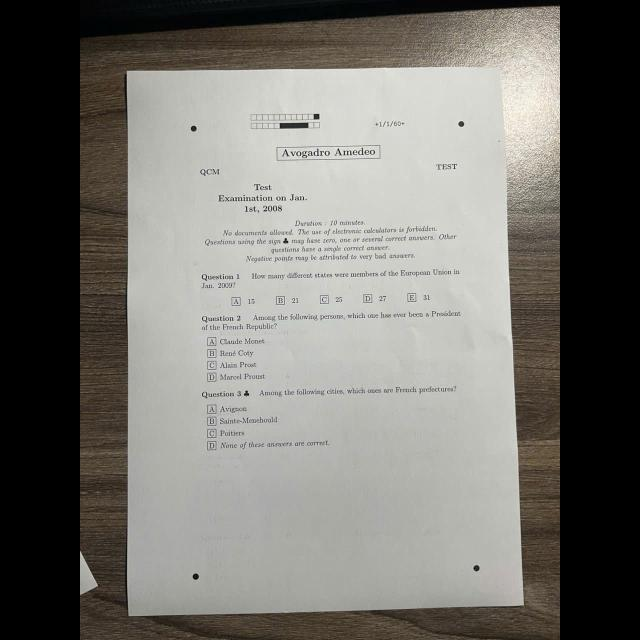
#> input picture LLM_CV_Models/AMC-WEB-APP.v1-2026-8-19-.yolov8(1)/test/images/1787071945729_207076371774276261_4364565641381409256_b87f6f353a0edbbbba292759f32d63a5_jpg.rf.b3c57fd667118b13c06a68ac97f1df2d.jpg, 640 x 640 px
$ python -i cs_image_preprocessing.py   (imports and definitions only)
#> lines starting #> are read from the running program, lines starting #| are printed output that depends on the picture; after the words box and inside, x2 and y2 are one past the last pixel; in counts of white or black regions, pixels touching at a corner belong together
#> further down, picture is the input picture: shape (640, 640, 3); mean B, G, R 109.9, 115.2, 116.9
import cv2 as cv
import numpy as np
import os
import time


def image_transform(img: np.array, markers_coordinates: list[list[float]]) -> np.array:
    # Đọc ảnh đầu vào
    standard_width = 1240
    standard_height = 1754
    padding = 60

    dst_pts = np.float32([
        [padding, padding],
        [standard_width - padding, padding],
        [standard_width - padding, standard_height - padding],
        [padding, standard_height - padding]
    ])

    M = cv.getPerspectiveTransform(np.array(markers_coordinates), dst_pts)
    warped = cv.warpPerspective(img, M, (standard_width, standard_height), borderMode=cv.BORDER_CONSTANT, borderValue=(255, 255, 255))
    return warped

def image_thresholding(img: np.array) -> np.array:
    gray_img = cv.cvtColor(img, cv.COLOR_BGR2GRAY)
    gray_img = cv.GaussianBlur(gray_img, (5, 5), 0)

    thresh = cv.adaptiveThreshold(gray_img, 255, cv.ADAPTIVE_THRESH_GAUSSIAN_C, cv.THRESH_BINARY, 11, 2)
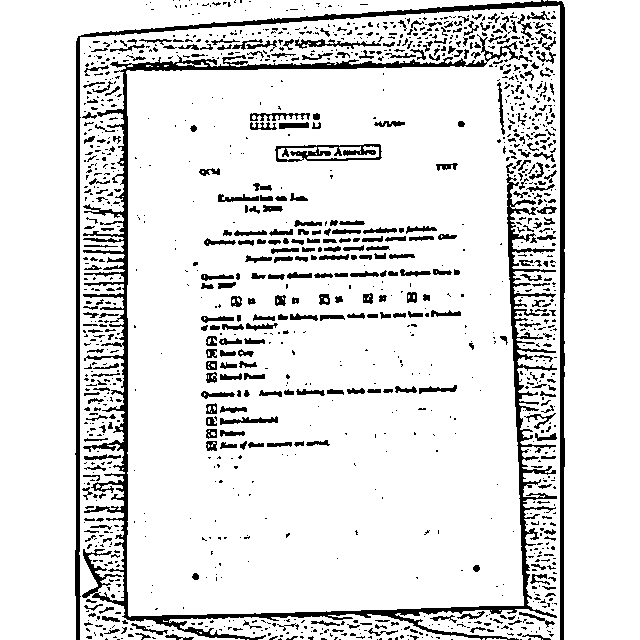
#> thresh: shape (640, 640); 88.3% white; 1333 black regions (981 under 20 px), largest, box (x1, y1, x2, y2) and area: (82, 34, 557, 640) 14656, (75, 0, 565, 640) 7465, (275, 144, 382, 162) 910

    return thresh

def store_scans(img_list: list[np.array], scans_dir: str):
    img_list_copy = img_list.copy()
    if len(img_list) == 0:
        print("No image to store!")
        return
    batch_id = int(time.time())


    for idx, img in enumerate(img_list_copy):
        filename = f"scan_{batch_id}_{idx+1}.png"
        output_path = os.path.join(scans_dir, filename)

        success = cv.imwrite(output_path, img)
        if success:
            print(f"Saved successfully: {output_path}")
        else:
            print(f"Failed to save: {output_path}")


>>> import cv2
>>> picture = cv2.imread('../LLM_CV_Models/AMC-WEB-APP.v1-2026-8-19-.yolov8(1)/test/images/1787071945729_207076371774276261_4364565641381409256_b87f6f353a0edbbbba292759f32d63a5_jpg.rf.b3c57fd667118b13c06a68ac97f1df2d.jpg')
>>> result = image_thresholding(picture)

$ run again, on LLM_CV_Models/AMC-WEB-APP.v1-2026-8-19-.yolov8(1)/test/images/1787071946095_207076371774276261_4364565641381409256_5a89c6933bb614d32466e9f43114fd9c_jpg.rf.93207f5cfbeb3fe5128399fa7b209c06.jpg
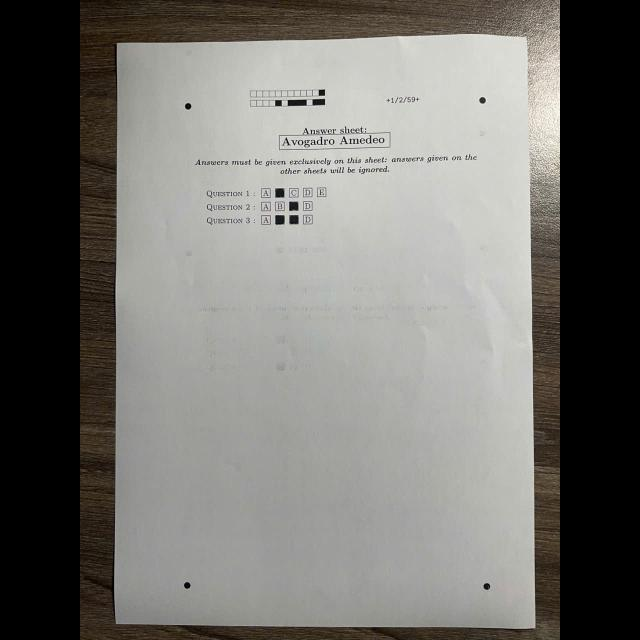
#> input picture LLM_CV_Models/AMC-WEB-APP.v1-2026-8-19-.yolov8(1)/test/images/1787071946095_207076371774276261_4364565641381409256_5a89c6933bb614d32466e9f43114fd9c_jpg.rf.93207f5cfbeb3fe5128399fa7b209c06.jpg, 640 x 640 px
#> picture is the input picture: shape (640, 640, 3); mean B, G, R 111.3, 115.6, 116.9
#> in image_thresholding, `thresh = cv.adaptiveThreshold(gray_img, 255, cv.ADAPTIVE_THRESH_GAUSSI..`:
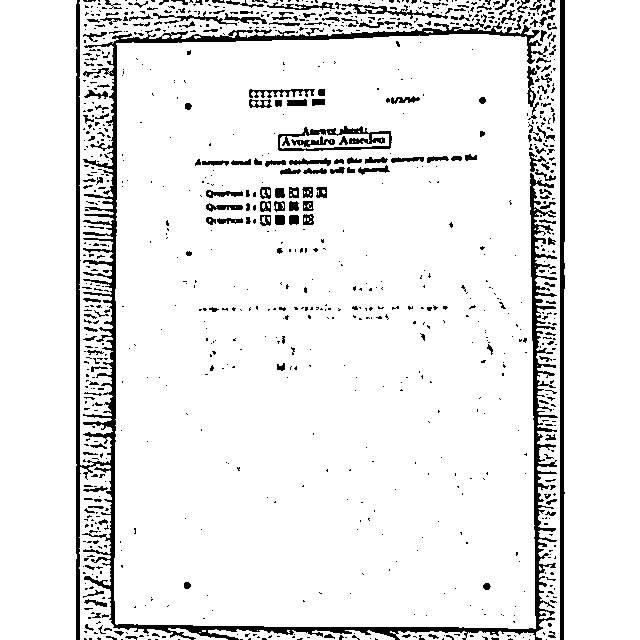
#> thresh: shape (640, 640); 91.5% white; 1000 black regions (814 under 20 px), largest, box (x1, y1, x2, y2) and area: (76, 0, 558, 640) 16164, (560, 0, 565, 640) 2824, (278, 126, 392, 151) 1005

$ run again, on LLM_CV_Models/AMC-WEB-APP.v1-2026-8-19-.yolov8(1)/test/images/1787071948484_207076371774276261_4364565641381409256_955f6ce5012e495d6ebef53926c80107_jpg.rf.a615f0aaf4b592ba9019fa164e268cb4.jpg
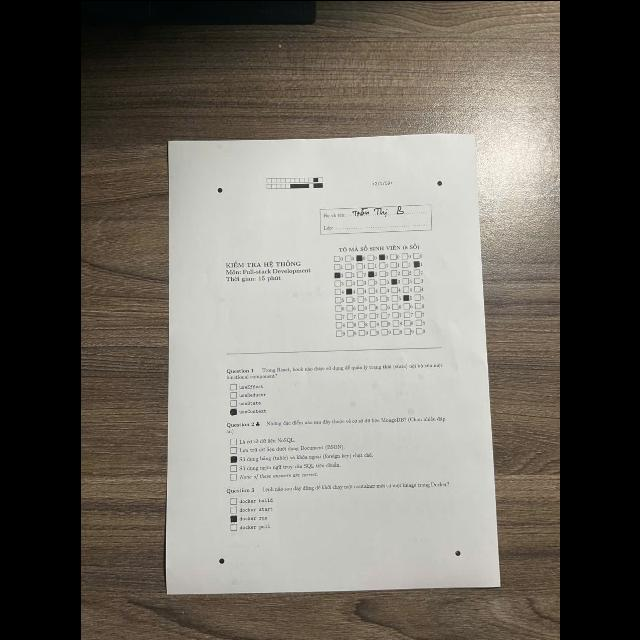
#> input picture LLM_CV_Models/AMC-WEB-APP.v1-2026-8-19-.yolov8(1)/test/images/1787071948484_207076371774276261_4364565641381409256_955f6ce5012e495d6ebef53926c80107_jpg.rf.a615f0aaf4b592ba9019fa164e268cb4.jpg, 640 x 640 px
#> picture is the input picture: shape (640, 640, 3); mean B, G, R 99.4, 106.8, 111.3
#> in image_thresholding, `gray_img = cv.cvtColor(img, cv.COLOR_BGR2GRAY)`:
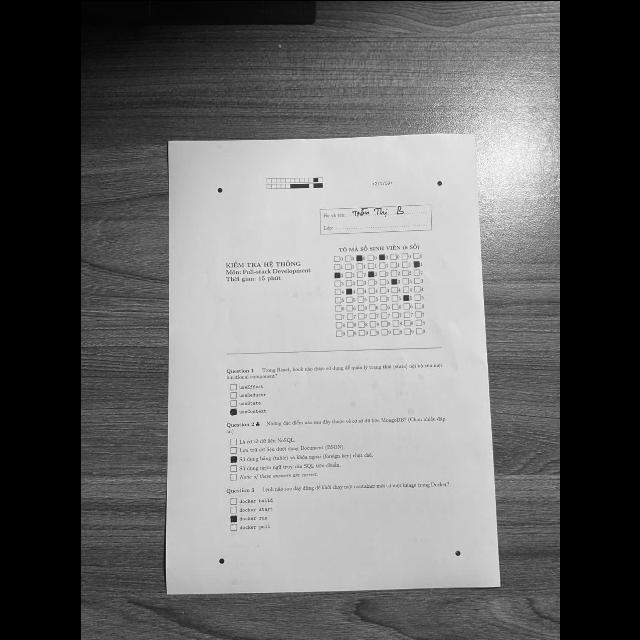
#> gray_img: shape (640, 640); min 0, max 254, mean 107.3
#> in image_thresholding, `thresh = cv.adaptiveThreshold(gray_img, 255, cv.ADAPTIVE_THRESH_GAUSSI..`:
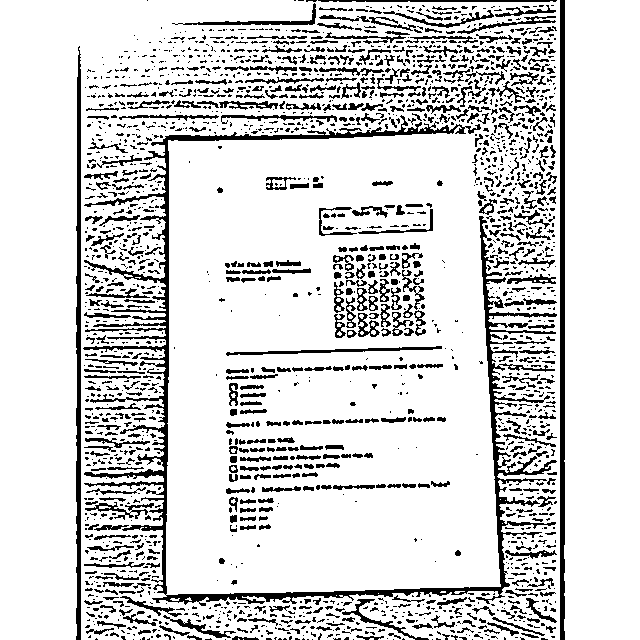
#> thresh: shape (640, 640); 84.2% white; 2113 black regions (1496 under 20 px), largest, box (x1, y1, x2, y2) and area: (83, 115, 557, 606) 13251, (560, 0, 565, 640) 3161, (76, 46, 81, 640) 2482

$ run again, on LLM_CV_Models/AMC-WEB-APP.v1-2026-8-19-.yolov8(1)/test/images/1787071948849_207076371774276261_4364565641381409256_1283d7c8d523d45ead867350da8fd96c_jpg.rf.3186902afc75494d437c019268c4bc7e.jpg
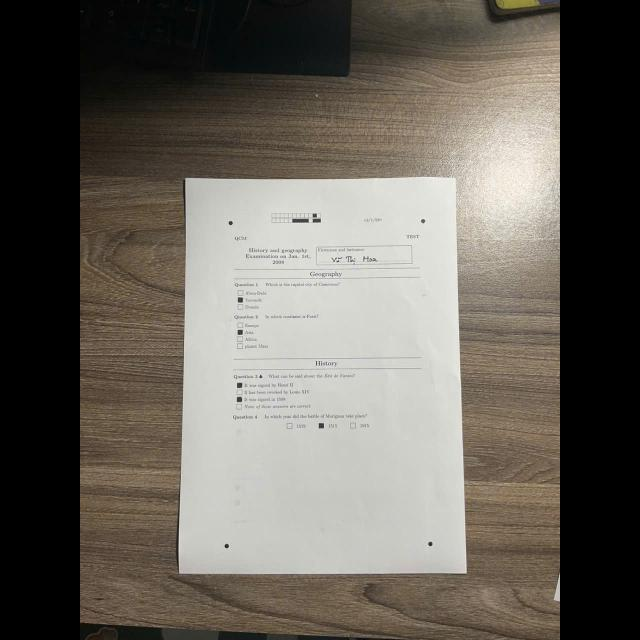
#> input picture LLM_CV_Models/AMC-WEB-APP.v1-2026-8-19-.yolov8(1)/test/images/1787071948849_207076371774276261_4364565641381409256_1283d7c8d523d45ead867350da8fd96c_jpg.rf.3186902afc75494d437c019268c4bc7e.jpg, 640 x 640 px
#> picture is the input picture: shape (640, 640, 3); mean B, G, R 91.3, 99.3, 104.3
#> in image_thresholding, `gray_img = cv.cvtColor(img, cv.COLOR_BGR2GRAY)`:
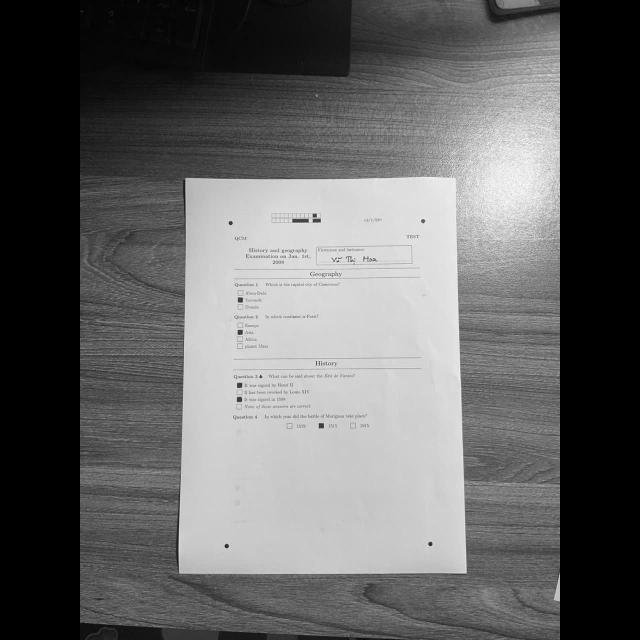
#> gray_img: shape (640, 640); min 0, max 252, mean 99.8
#> in image_thresholding, `thresh = cv.adaptiveThreshold(gray_img, 255, cv.ADAPTIVE_THRESH_GAUSSI..`:
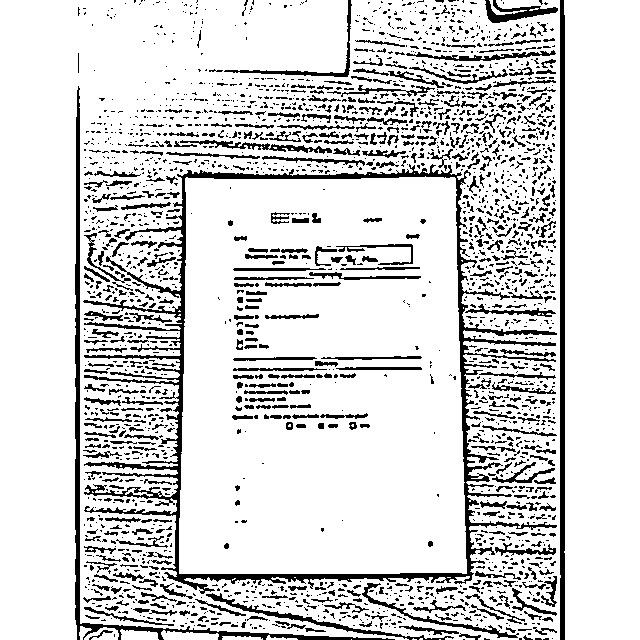
#> thresh: shape (640, 640); 84.6% white; 2323 black regions (1818 under 20 px), largest, box (x1, y1, x2, y2) and area: (83, 164, 557, 594) 12928, (75, 86, 395, 640) 3626, (560, 0, 565, 640) 3180
